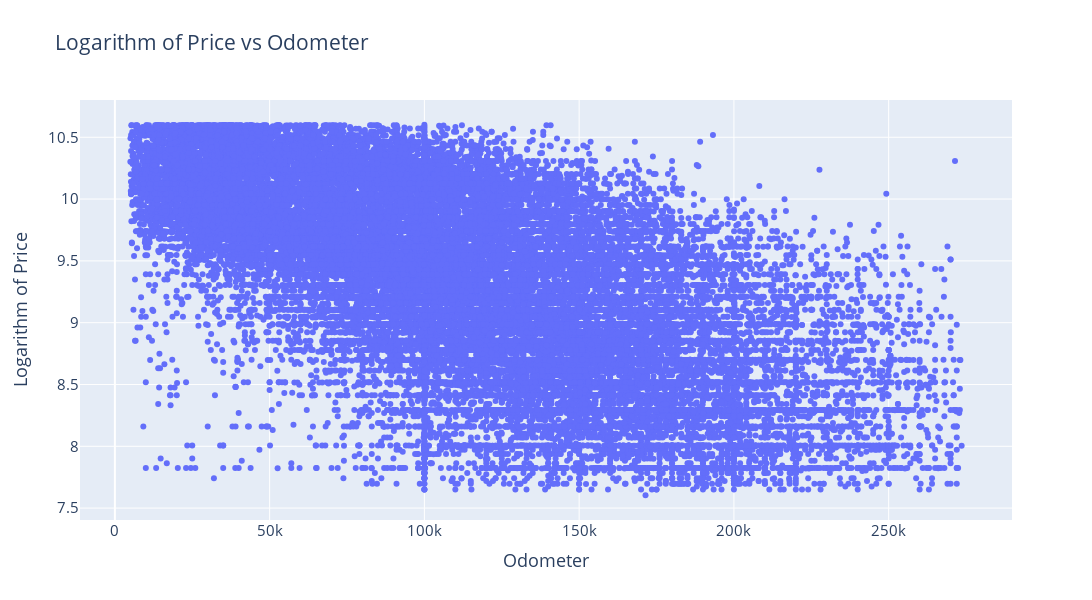

The cell this chart's notebook holds for it:
### Markdown cell above
**Price vs Odometer**   
Price has a negative relationship with Odometer.  Used cars with more mileage cost less.

### Code cell
# plot Logarithm of Price vs Odometer
fig = go.Figure()
fig.add_trace(go.Scatter(
    x = vehicle['odometer'],
    y = np.log1p(vehicle['price']),
    mode = 'markers'
))
fig.update_layout(
    height=600,
    width=1200,
    xaxis_title='Odometer',
    yaxis_title='Logarithm of Price',
    title='Logarithm of Price vs Odometer',
    font_size=15)
fig.show()

### Figure 1 — Plotly figure (JSON) as saved in the notebook; plotly's stock layout.template omitted (floating-point values rounded to 4 significant figures; data arrays with more than 128 entries replaced by an {"elided": "..."} marker saying what was removed)
{"data": [{"mode": "markers", "type": "scatter", "x": {"elided": "32164 float values"}, "y": {"elided": "32164 float values"}}], "layout": {"font": {"size": 15}, "height": 600, "title": {"text": "Logarithm of Price vs Odometer"}, "width": 1200, "xaxis": {"title": {"text": "Odometer"}}, "yaxis": {"title": {"text": "Logarithm of Price"}}}}
